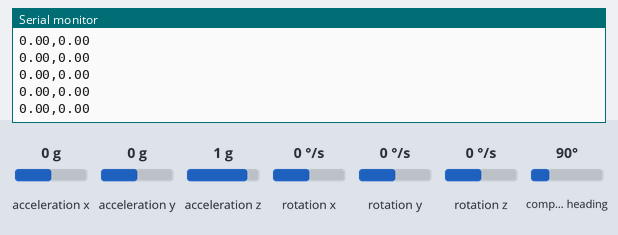
Bench run of a sketch on a simulated ESP32. Parts: the last lines printed to the serial monitor. The inputs (shaded band) are chosen by the test bench; at power-on: rotation z 0 °/s, acceleration x 0 g, acceleration y 0 g, acceleration z 1 g, rotation x 0 °/s, rotation y 0 °/s, compass heading 90°.

Above: at 2.2 s.
2.3 s: rotation z set to -192 °/s
At 2.36 s:
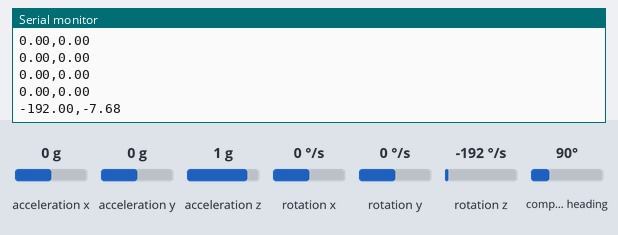
3.8 s: rotation z set to -100 °/s
At 3.83 s:
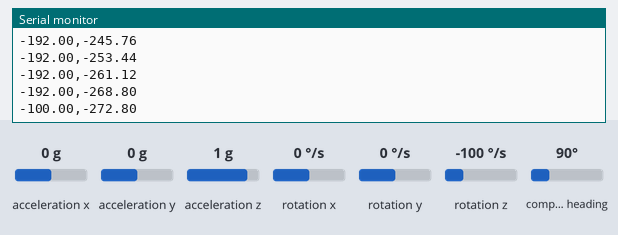
Timing chart, 0 to 6.8 s (numbered marks = the images above; inputs shaded):
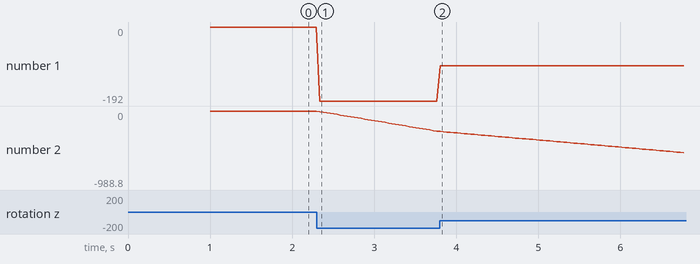

The sketch:

IMU_data_mini.ino
```cpp
#include <Wire.h>
#include <Adafruit_Sensor.h>
#include <Adafruit_BNO055.h>
#include <utility/imumaths.h>
#define timeunit (40)
Adafruit_BNO055 bno = Adafruit_BNO055(-1, 0x28);

double rad=0;
void setup(void)
{
  Serial.begin(115200);
  if(!bno.begin())
  {
    while(1);
  }
  delay(1000);
}

void loop(void){
  sensors_event_t angVelocityData;
  bno.getEvent(&angVelocityData,Adafruit_BNO055::VECTOR_GYROSCOPE);
  rad = rad +angVelocityData.gyro.z*(timeunit/1000.0);
  Serial.printf("%.2f,%.2f\n",angVelocityData.gyro.z,rad);
  delay(timeunit);
}
```

Measured:
- after the input at 2.3 s, the serial monitor: prints a new line at once (image 1)
- plotted number 1: 0 → -192 after the input at 2.3 s
- plotted number 2: 0 → -268.8 after the input at 2.3 s
